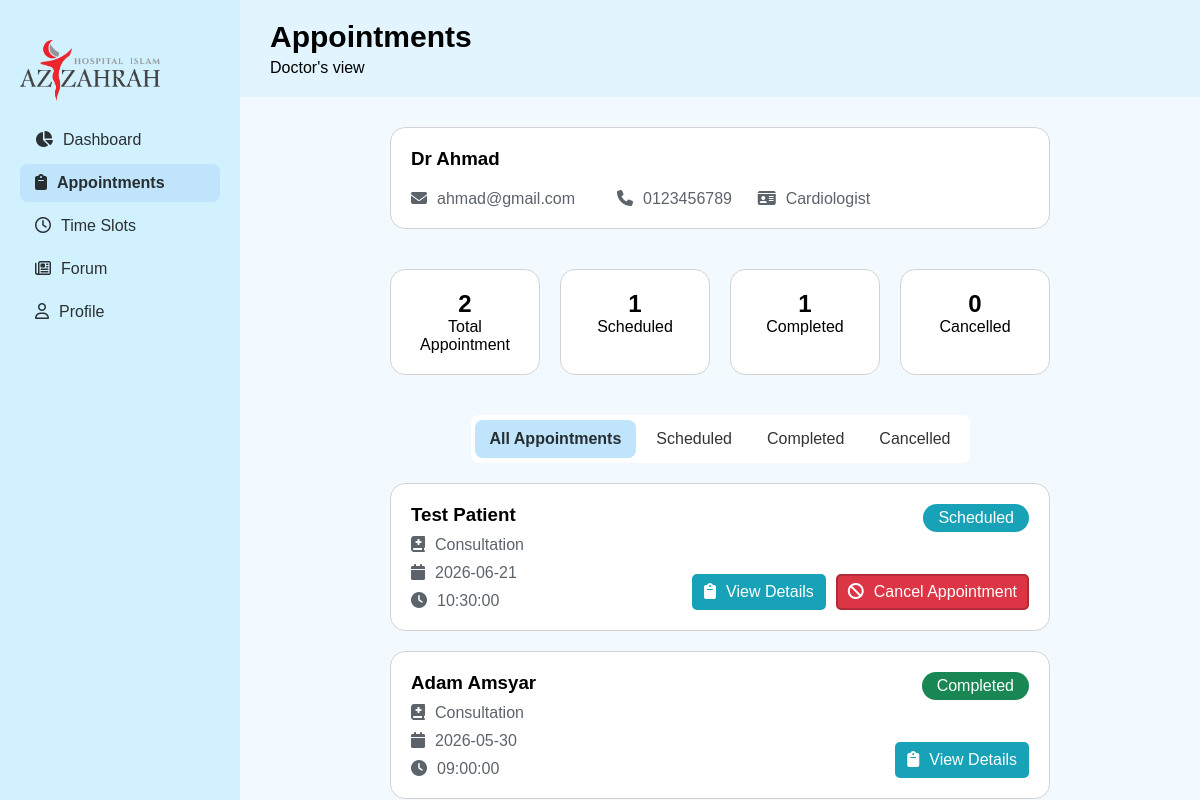
The page /pages/appointments/appointments.php (signed in) on the database its author committed.
### tables this page shows
CREATE TABLE `staff` (
  `staff_id` varchar(15) NOT NULL,
  `name` varchar(255) NOT NULL,
  `role` char(10) NOT NULL,
  `email` varchar(255) NOT NULL,
  `phone_no` varchar(20) NOT NULL,
  `specialty` varchar(255) NOT NULL,
  `bio` text DEFAULT NULL,
  `department_id` varchar(8) NOT NULL,
  `password` varchar(255) NOT NULL,
  `profile_picture` varchar(255) DEFAULT NULL
);

CREATE TABLE `appointment` (
  `appointment_id` varchar(15) NOT NULL,
  `date` date NOT NULL,
  `status` varchar(255) NOT NULL,
  `appointment_type` varchar(255) NOT NULL,
  `patient_remark` text DEFAULT NULL,
  `doctor_remark` text DEFAULT NULL,
  `time_slot_id` varchar(10) NOT NULL,
  `patient_id` varchar(15) NOT NULL,
  `staff_id` varchar(15) NOT NULL,
  `follow_up_appointment_id` varchar(15) DEFAULT NULL
);

CREATE TABLE `patient` (
  `patient_id` varchar(15) NOT NULL,
  `name` varchar(255) NOT NULL,
  `email` varchar(255) NOT NULL,
  `date_of_birth` date NOT NULL,
  `ic_number` varchar(12) NOT NULL,
  `phone_no` varchar(20) NOT NULL,
  `password` varchar(255) NOT NULL,
  `profile_picture` varchar(255) DEFAULT NULL
);

CREATE TABLE `time_slot` (
  `time_slot_id` varchar(10) NOT NULL,
  `time` time NOT NULL,
  `status` varchar(10) NOT NULL,
  `staff_id` varchar(15) NOT NULL
);

### pages/appointments/appointments.php (the view, shortened to what this page needs)
<?php
include('../../helper/connect.php');
$email = $_SESSION["email"];
$role = $_SESSION["role"];
$tableName = strtolower($role) == "patient" ? strtolower($role) : "staff";
$stmt = $conn->prepare("SELECT * FROM $tableName WHERE email = ?");
$stmt->bind_param("s", $email);
$stmt->execute();
$result = $stmt->get_result();
$user = $result->fetch_assoc();
?>
<!doctype html>
<html lang="en">
<head>
  <link rel="stylesheet" href="../../styles/styles.css" />
</head>
<body>
  <div id="container">
    <?php include("../../components/side-nav.php") ?>
    <main>
      <header>
        <div>
          <h1>Appointments</h1>
          <p id="role-view"><?php echo "$role's view" ?></p>
        </div>
      </header>
      <div id="content">
        <div id="user-info-card" class="card">
          <h3><?php echo $user["name"]; ?></h3>
          <div id="user-sub-info">
            <p class="text-gray"><i class="fa-solid fa-envelope"></i><?php echo $user["email"]; ?></p>
            <p class="text-gray"><i class="fa-solid fa-phone"></i><?php echo $user["phone_no"]; ?></p>
            <?php
            if ($role == "Patient") {
              echo "<p class='text-gray'><i class='fa-solid fa-id-card'></i>" . $user["ic_number"] . "</p>";
            } else {
              echo "<p class='text-gray'><i class='fa-solid fa-id-card'></i>" . $user["specialty"] . "</p>";
            }
            ?>
          </div>
        </div>
        <?php
        $userId = $user[$tableName . "_id"];
        $appointmentsStats = [];
        $appointmentStatusTypes = ["Scheduled", "Completed", "Cancelled"];
        $sql = "SELECT COUNT(*) AS total_appointments FROM appointment WHERE " . $tableName . "_id = '$userId'";
        $result = $conn->query($sql);
        if ($result->num_rows > 0) {
          $row = $result->fetch_assoc();
          $appointmentsStats["total_appointments"] = $row["total_appointments"];
        }
        foreach ($appointmentStatusTypes as $status) {
          $sql = "SELECT COUNT(*) AS " . strtolower($status) . "_appointments FROM appointment WHERE " . $tableName . "_id = '$userId' AND status = '$status'";
          $result = $conn->query($sql);
          if ($result->num_rows > 0) {
            $row = $result->fetch_assoc();
            $appointmentsStats[strtolower($status) . "_appointments"] = $row[strtolower($status) . "_appointments"];
          }
        }
        ?>
        <div class="horizontal-cards">
          <div id="total-appointments-card" class="card text-center">
            <h2><?php echo $appointmentsStats["total_appointments"]; ?></h2>
            <p>Total Appointment</p>
          </div>
          <div id="scheduled-appointments-card" class="card text-center">
            <h2><?php echo $appointmentsStats["scheduled_appointments"]; ?></h2>
            <p>Scheduled</p>
          </div>
          <div id="completed-appointments-card" class="card text-center">
            <h2><?php echo $appointmentsStats["completed_appointments"]; ?></h2>
            <p>Completed</p>
          </div>
          <div id="cancelled-appointments-card" class="card text-center">
            <h2><?php echo $appointmentsStats["cancelled_appointments"]; ?></h2>
            <p>Cancelled</p>
          </div>
        </div>
        <nav class="horizontal-nav" id="appointments-horizontal-nav">
          <ul class="nav-links">
            <li class="nav-link active-link" data-status="">
              <a>All Appointments</a>
            </li>
            <li class="nav-link" data-status="Scheduled">
              <a>Scheduled</a>
            </li>
            <li class="nav-link" data-status="Completed"><a>Completed</a></li>
            <li class="nav-link" data-status="Cancelled"><a>Cancelled</a></li>
          </ul>
        </nav>
        <div class="display-cards">
          <?php
          if ($role == "Patient") {
            $id = $user["patient_id"];
            $sql = "SELECT staff.name, staff.specialty, appointment.*, time_slot.time FROM appointment
              JOIN staff
              USING (staff_id)
              JOIN time_slot
              USING (time_slot_id)
              WHERE patient_id = '$id'
              ORDER BY appointment_id DESC";
          } else {
            $id = $user["staff_id"];
            $sql = "SELECT patient.name, appointment.*, time_slot.time FROM appointment
              JOIN patient
              USING (patient_id)
              JOIN time_slot
              USING (time_slot_id)
              WHERE appointment.staff_id = '$id'
              ORDER BY appointment_id DESC";
          }
          $result = $conn->query($sql);
          if ($result->num_rows > 0) {
            while ($row = $result->fetch_assoc()) {
              ?>
              <div class="display-card-left-right card" data-status="<?php echo $row["status"]; ?>">
                <div class="display-card-left">
                  <h3><?php echo $row["name"]; ?></h3>
                  <?php
                  if ($role == "Patient") {
                    ?>
                    <p class="text-gray"><i class="fa-solid fa-user-doctor"></i><?php echo $row["specialty"] ?></p>
                    <?php
                  } else {
                    ?>
                    <p class="text-gray"><i class="fa-solid fa-book-medical"></i><?php echo $row["appointment_type"] ?></p>
                    <?php
                  }
                  ?>
                  <p class="text-gray"><i class="fa-solid fa-calendar"></i><?php echo $row["date"] ?></p>
                  <p class="text-gray"><i class="fa-solid fa-clock"></i><?php echo $row["time"] ?></p>
                </div>
                <div class="display-card-right">
                  <span class="badge badge-<?php echo $row["status"] == "Scheduled" ? "info" : ($row["status"] == "Completed" ? "success" : "danger") ?>"><?php echo $row["status"] ?></span>
                  <div class="btns">
                    <a class="btn btn-info view-details-btn" href="appointment-details.php?appointment_id=<?php echo $row["appointment_id"]; ?>"><i class="fa-solid fa-clipboard"></i>View Details</a>
                    <?php
                    if ($row["status"] == "Scheduled") {
                      $appointmentId = $row["appointment_id"];
                      echo "<a class='btn btn-danger' id='cancel-appointment-btn' data-id='$appointmentId'><i class='fa-solid fa-ban'></i>Cancel Appointment</a>";
                    }
                    ?>
                  </div>
                </div>
              </div>
              <?php
            }
          }
          ?>
        </div>
      </div>
    </main>
  </div>
</body>
</html>

### styles/styles.css (style rules this page uses)
:root { --side-nav-bg-color: #d2f1ff; --main-bg-color: #f2faff; --primary-blue: #8ec9f3; --secondary-blue: #bfe4fb; --header-bg-color: #e2f5ff; --success-normal: #198754; --success-hover: #157347; --success-border: #146c43; --secondary-normal: #6c757d; --secondary-hover: #5c636a; --secondary-border: #565e64; --danger-normal: #dc3545; --danger-hover: #bb2d3b; --danger-border: #b02a37; --warning-normal: #ffc107; --warning-hover: #ffca2c; --warning-border: #ffc720; --info-normal: #17a2b8; --info-hover: #138496; --info-border: #17a2b8; }
* { margin: 0; padding: 0; box-sizing: border-box; font-family: Arial, Helvetica, sans-serif; scroll-behavior: smooth; }
main { background-color: var(--main-bg-color); height: 100%; overflow: auto; }
#container { height: 100vh; }
header { background-color: var(--header-bg-color); padding: 20px 30px; position: sticky; top: 0; left: 0; display: flex; align-items: center; gap: 20px; }
header h1 { font-size: 30px; margin-bottom: 5px; }
#content { padding: 10px 15px; }
@media screen and (min-width: 1000px) { main { float: right; width: 80%; } }
@media screen and (min-width: 1000px) { #content { padding: 10px 150px; } }
.nav-links { list-style-type: none; }
.nav-link { margin: 5px 0; padding: 10px 15px; border-radius: 8px; transition: 0.2s; }
.nav-link a { text-decoration: none; color: rgba(0, 0, 0, 0.8); display: block; width: 100%; }
.active-link { font-weight: bold; background-color: var(--secondary-blue); }
@media screen and (min-width: 800px) { .nav-link { text-align: start; } }
#appointments-horizontal-nav { display: none; }
@media screen and (min-width: 468px) { #appointments-horizontal-nav { display: block; } }
#user-info-card h3 { display: flex; align-items: center; gap: 5px; margin-bottom: 20px; }
#user-sub-info { display: flex; flex-direction: column; gap: 10px; }
@media screen and (min-width: 800px) { #user-sub-info { display: grid; grid-template-columns: 1.5fr 1fr 1fr 1fr; } }
.horizontal-cards { display: grid; grid-template-columns: repeat(2, 1fr); gap: 20px; }
@media screen and (min-width: 800px) { .horizontal-cards { display: flex; justify-content: space-between; } }
i { margin-right: 10px; }
.card { background-color: white; padding: 20px; margin: 20px auto; border-radius: 15px; border: 1px solid lightgray; width: 100%; transition: 0.3s; }
.text-center { text-align: center; }
.btn { padding: 7px 10px; border-radius: 5px; cursor: pointer; color: white; transition: 0.2s; font-size: 16px; white-space: nowrap; height: fit-content; text-align: center; text-decoration: none; }
.btn-info { background-color: var(--info-normal); border: 2px solid var(--info-border); }
.btn-danger { background-color: var(--danger-normal); border: 2px solid var(--danger-border); }
.btns { display: flex; flex-direction: column; gap: 5px; justify-content: end; }
@media screen and (min-width: 468px) { .btns { flex-direction: row; } }
@media screen and (min-width: 800px) { .btns { display: flex; gap: 10px; justify-content: center; } }
.badge { border-radius: 15px; padding: 5px 15px; font-size: 16px; width: fit-content; margin-bottom: 20px; }
.badge-success { background-color: var(--success-normal); color: white; }
.badge-info { background-color: var(--info-normal); color: white; }
.display-card-left-right { display: flex; justify-content: space-between; }
.display-card-left { width: 40%; display: flex; flex-direction: column; align-items: start; gap: 10px; }
.display-card-right { width: 60%; display: flex; flex-direction: column; justify-content: space-between; align-items: end; }
.text-gray { color: var(--secondary-hover); }
.horizontal-nav ul { display: flex; background-color: white; width: fit-content; margin: 20px auto; border-radius: 8px; padding: 0 4px; gap: 5px; text-align: center; align-items: center; }

### rows shown on the page
staff: name "Dr Ahmad", email "ahmad@gmail.com", phone_no "0123456789", specialty "Cardiologist"
appointment: patient.name "Test Patient", appointment_type "Consultation", date "2026-06-21", time_slot.time "10:30:00", status "Scheduled"
appointment: patient.name "Adam Amsyar", appointment_type "Consultation", date "2026-05-30", time_slot.time "09:00:00", status "Completed"

### other values the page prints
$role "Doctor"
$appointmentsStats["total_appointments"] "2"
$appointmentsStats["scheduled_appointments"] "1"
$appointmentsStats["completed_appointments"] "1"
$appointmentsStats["cancelled_appointments"] "0"
